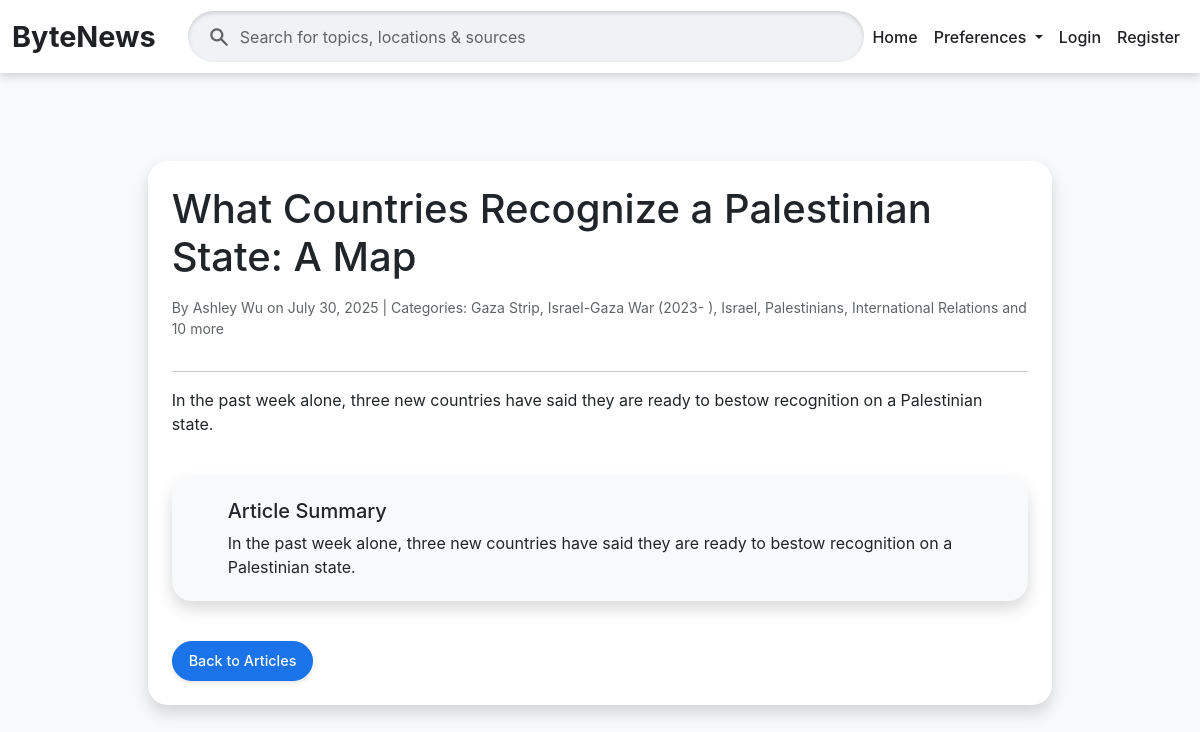
/article/what-countries-recognize-a-palestinian-state-a-map/, run on the app's committed database.
### news/models.py (models this page shows, shortened)
class Article(models.Model):
    title = models.CharField(max_length=200)
    content = models.TextField()
    publication_date = models.DateTimeField()
    author = models.CharField(max_length=100, blank=True, null=True)
    link = models.URLField(unique=True) # Ensure article links are unique
    categories = models.ManyToManyField(Category, related_name='articles')
    summary = models.TextField(blank=True, null=True) # New field for summary
    slug = models.SlugField(null=True, max_length=255, blank=True)
    approved = models.BooleanField(default=False) # New field to track approval status
    class Meta:
        ordering = ['-publication_date'] # Default ordering for articles
    def approved_status_icon(self): # Renamed for clarity in admin
        return self.approved # Return the boolean value directly
    approved_status_icon.boolean = True # Displays a nice checkmark/x in admin
    approved_status_icon.short_description = "Approved" # Column header in admin

class Category(models.Model):
    name = models.CharField(max_length=100, unique=True)
    class Meta:
        verbose_name_plural = "Categories" # Fix plural name in admin

### news/views.py (the view)
# urls.py: path('article/<slug:slug>/', views.ArticleDetailView.as_view(), name='article_detail'),
class ArticleDetailView(DetailView):
    model = Article
    template_name = 'news/article_detail.html'
    context_object_name = 'article'
    slug_url_kwarg = 'slug'
    query_pk_and_slug = True
    def get_object(self, queryset=None):
        obj = super().get_object(queryset)
        if self.request.user.is_authenticated:
            ReadingHistory.objects.get_or_create(user=self.request.user, article=obj)
        return obj

### news/templates/news/article_detail.html (shortened to what this page needs)
{% extends 'base.html' %}
{% load static %}
{% block content %}
<div class="container mt-4">
  <div class="row justify-content-center">
    <div class="col-lg-10">
      <div class="card p-4 mb-4">
        <h1 class="mb-3">{{ article.title }}</h1>
        <p class="article-detail-meta text-muted">
          By {{ article.author|default:"Unknown" }}
          on {{ article.publication_date|date:"F d, Y" }}
          {% if article.categories.exists %}
            | Categories:
            {% for category in article.categories.all|slice:":5" %}
              {{ category.name }}{% if not forloop.last %}, {% endif %}
            {% endfor %}
            {% if article.categories.count > 5 %}
              and {{ article.categories.count|add:"-5" }} more
            {% endif %}
          {% endif %}
        </p>
        <hr>
        <p>{{ article.content|linebreaksbr }}</p>
        <div id="articleSummarySection"
             class="card bg-light mt-4 mb-3"
             style="display: none;">
          <div class="card-body">
            <h5 class="card-title">Article Summary</h5>
            <p class="card-text" id="summaryContent"></p>
          </div>
        </div>
        <div class="d-flex justify-content-between align-items-center mt-4">
          <a href="{% url 'news:article_list' %}" class="btn btn-primary btn-sm">
            Back to Articles
          </a>
        </div>
      </div>
    </div>
  </div>
</div>
{% endblock %}

### ByteNews/templates/base.html (style rules this page uses)
:root { --gn-bg-light: #f8f9fa; --gn-card-bg: #ffffff; --gn-text-dark: #202124; --gn-text-muted: #5f6368; --gn-blue-accent: #1a73e8; --gn-blue-hover: #1764cc; --gn-border: #dadce0; --gn-input-bg: #f0f2f5; --gn-button-blue: #1a73e8; --gn-button-blue-hover: #1764cc; --gn-alert-bg: #e8f0fe; --gn-alert-border: #a8d1ff; --gn-danger-text: #d93025; --gn-danger-bg: #fce8e6; --gn-danger-border: #fccac7; --gn-success-text: #188038; --gn-success-bg: #e6f4ea; --gn-success-border: #a8daaa; }
body { background-color: var(--gn-bg-light); color: var(--gn-text-dark); font-family: 'Google Sans', 'Inter', sans-serif; }
.card { background-color: var(--gn-card-bg); border: none; border-radius: 20px; box-shadow: 0 8px 16px rgba(0,0,0,0.15); padding: 0.4rem 2.5rem; transition: transform 0.2s ease-in-out, box-shadow 0.2s ease-in-out; }
.card-text.text-muted, .article-detail-meta { color: var(--gn-text-muted) !important; font-size: 0.875rem; }
.btn-primary { background-color: var(--gn-button-blue); border-color: var(--gn-button-blue); color: white; border-radius: 24px; padding: 8px 16px; font-size: 0.9rem; font-weight: 500; text-decoration: none !important; transition: background-color 0.2s ease-in-out, box-shadow 0.2s ease-in-out; box-shadow: 0 2px 4px rgba(0,0,0,0.1); }
.container.mt-4 { padding-top: 20px; padding-bottom: 20px; }
.row > [class*="col-"] { padding-left: 1rem; padding-right: 1rem; padding-bottom: 2rem; }
.row { margin-left: -1rem; margin-right: -1rem; }

### data on the page
Article: title "What Countries Recognize a Palestinian State: A Map", author "Ashley Wu", publication_date "July 30, 2025", categories.count|add "10", content "In the past week alone, three new countries have said they are ready to bestow recognition on a Palestinian state."
Category: name "Gaza Strip"
Category: name "Israel-Gaza War (2023- )"
Category: name "Israel"
Category: name "Palestinians"
Category: name "International Relations"
